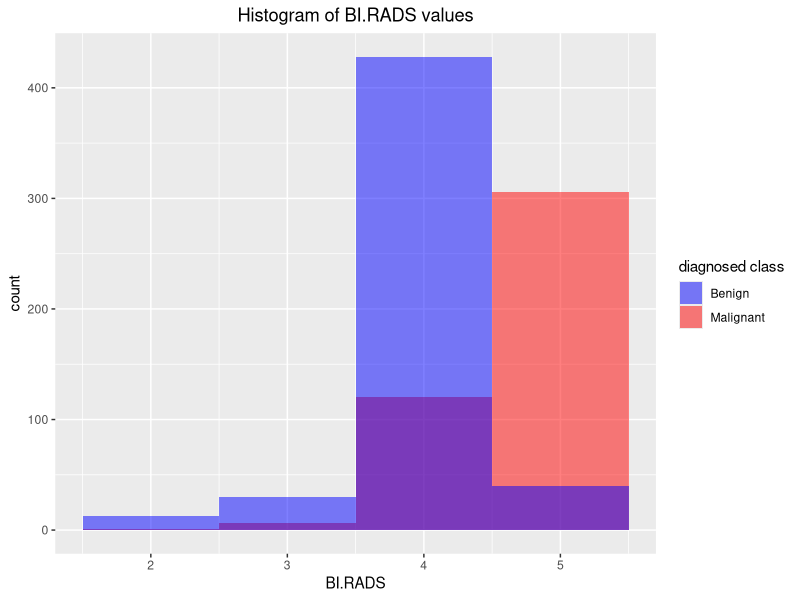
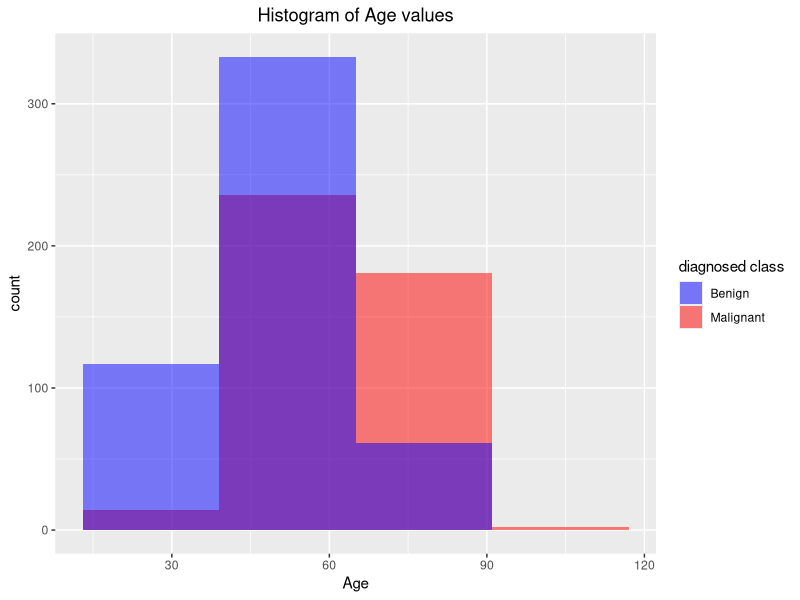
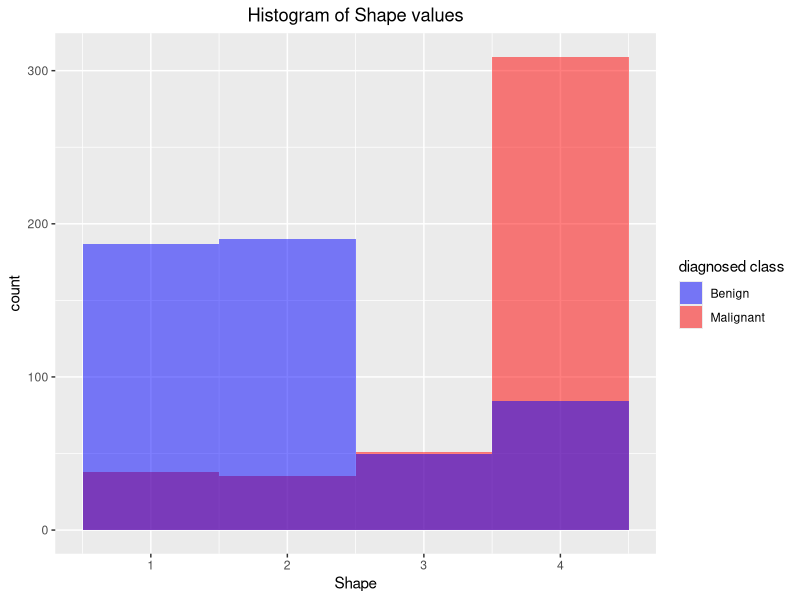
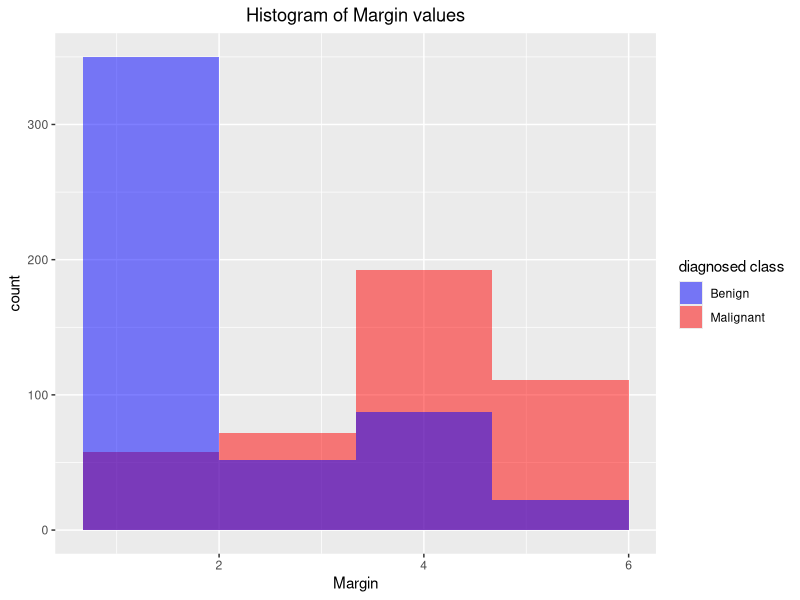
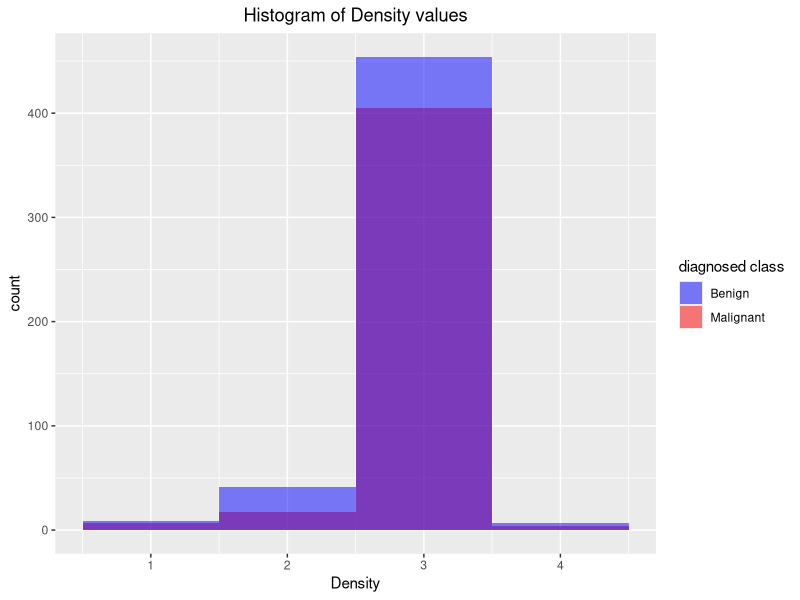
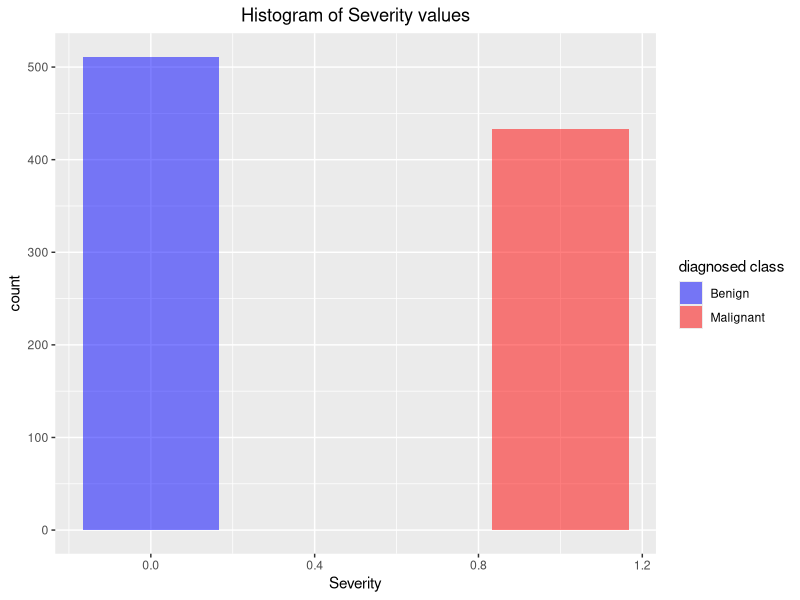
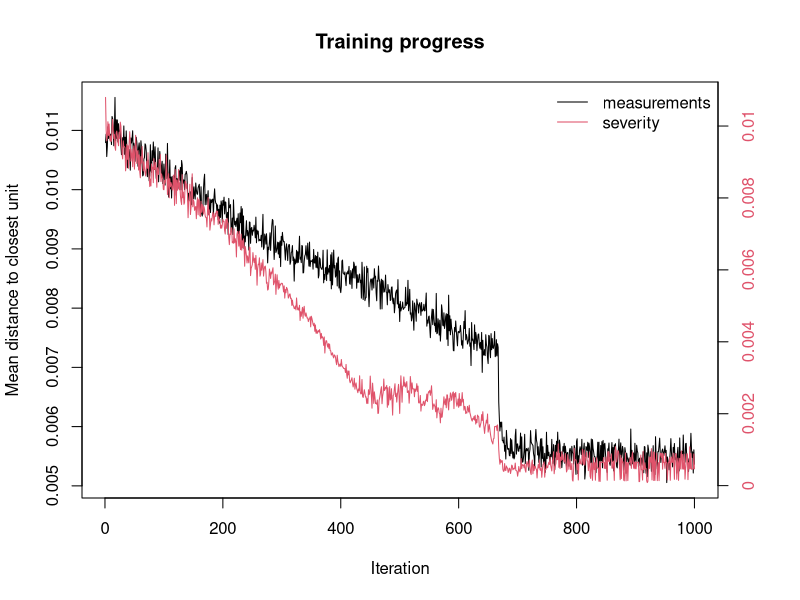
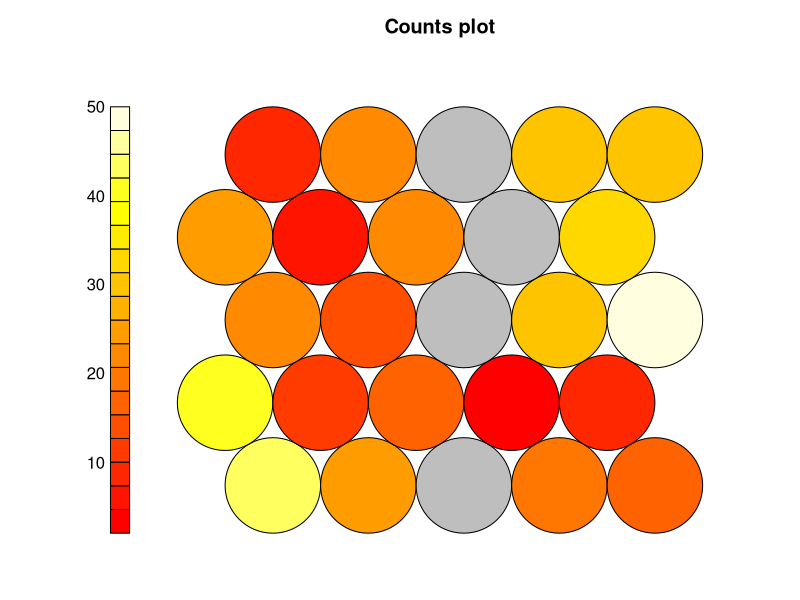

Write the R code that produced these figures, in order.
## ---- chunk 1
cat("\014")
rm(list = ls())
library(dplyr)
library(ggplot2)
library(kohonen)
## ---- chunk 2

dataset <- read.csv("dataset.txt", 
                        header = TRUE, 
                        sep = ",",
                        stringsAsFactors = FALSE)

for (i in 1:5){
  dataset[,i] <- as.numeric(dataset[,i])
}


#Predicting missing values
for(i in 1:5){
  datasetok <- switch(i,dataset[!is.na(dataset$BI.RADS),],
                      dataset[!is.na(dataset$Age),],
                      dataset[!is.na(dataset$Shape),],
                      dataset[!is.na(dataset$Margin),],
                      dataset[!is.na(dataset$Density),])
  datasetna <- switch(i,dataset[is.na(dataset$BI.RADS),],
                      dataset[is.na(dataset$Age),],
                      dataset[is.na(dataset$Shape),],
                      dataset[is.na(dataset$Margin),],
                      dataset[is.na(dataset$Density),])
  model <- switch(i,lm(BI.RADS ~ Severity,data = datasetok,na.action=na.omit),
                  lm(Age ~ Severity*(BI.RADS),data = datasetok,na.action=na.omit),
                  lm(Shape ~ Severity*(Age+BI.RADS),data = datasetok,na.action=na.omit),
                  lm(Margin ~ Severity*(Age+Shape+BI.RADS),data = datasetok,na.action=na.omit),
                  lm(Density ~ Severity*(Age+Shape+Margin+BI.RADS),data = datasetok,na.action=na.omit))
  summary(model)
  dataset[is.na(dataset[,i]),i] <- round(predict(model,datasetna))
}

Malignant <- dataset[dataset$Severity == 1,]
Benign <- dataset[dataset$Severity == 0,]

Benign <- Benign[!(Benign$BI.RADS < 1 | Benign$BI.RADS > 5  | Benign$Shape < 1  | Benign$Shape > 4
                  | Benign$Margin < 1  | Benign$Margin > 5  | Benign$Density < 1  | Benign$Density > 4),]
Malignant <- Malignant[!(Malignant$BI.RADS < 1 | Malignant$BI.RADS > 5  | Malignant$Shape < 1  | Malignant$Shape > 4
                  | Malignant$Margin < 1  | Malignant$Margin > 5  | Malignant$Density < 1  | Malignant$Density > 4),]

numberOfMalignant <- nrow(Malignant)
numberOfBenign <- nrow(Benign)

dataset <- rbind(Malignant,Benign)
traingingData <- rbind(Malignant[1:round(dim(Malignant)[1]/2),],Benign[1:round(dim(Benign)[1]/2),])
testingData <- rbind(Malignant[(round(dim(Malignant)[1]/2)+1):dim(Malignant)[1],],Benign[(round(dim(Benign)[1]/2)+1):dim(Benign)[1],])

## ---- chunk 3

ggplot(Malignant,aes(BI.RADS, fill = "Malignant")) + geom_histogram(bins = 4, alpha = 0.5) + 
  geom_histogram(data = Benign,mapping = aes(BI.RADS, fill = "Benign"),bins = 4, alpha = 0.5) +
  ggtitle("Histogram of BI.RADS values") +
  theme(plot.title = element_text(hjust = 0.5)) +
  scale_fill_manual(name="diagnosed class",values=c(Malignant="red",Benign="blue"))

ggplot(Malignant,aes(Age, fill = "Malignant")) + geom_histogram(bins = 4, alpha = 0.5) + 
  geom_histogram(data = Benign,mapping = aes(Age, fill = "Benign"),bins = 4, alpha = 0.5) +
  ggtitle("Histogram of Age values") +
  theme(plot.title = element_text(hjust = 0.5)) +
  scale_fill_manual(name="diagnosed class",values=c(Malignant="red",Benign="blue"))

ggplot(Malignant,aes(Shape, fill = "Malignant")) + geom_histogram(bins = 4, alpha = 0.5) + 
  geom_histogram(data = Benign,mapping = aes(Shape, fill = "Benign"),bins = 4, alpha = 0.5) +
  ggtitle("Histogram of Shape values") +
  theme(plot.title = element_text(hjust = 0.5)) +
  scale_fill_manual(name="diagnosed class",values=c(Malignant="red",Benign="blue"))

ggplot(Malignant,aes(Margin, fill = "Malignant")) + geom_histogram(bins = 4, alpha = 0.5) + 
  geom_histogram(data = Benign,mapping = aes(Margin, fill = "Benign"),bins = 4, alpha = 0.5) +
  ggtitle("Histogram of Margin values") +
  theme(plot.title = element_text(hjust = 0.5)) +
  scale_fill_manual(name="diagnosed class",values=c(Malignant="red",Benign="blue"))

ggplot(Malignant,aes(Density, fill = "Malignant")) + geom_histogram(bins = 4, alpha = 0.5) + 
  geom_histogram(data = Benign,mapping = aes(Density, fill = "Benign"),bins = 4, alpha = 0.5) +
  ggtitle("Histogram of Density values") +
  theme(plot.title = element_text(hjust = 0.5)) +
  scale_fill_manual(name="diagnosed class",values=c(Malignant="red",Benign="blue"))

ggplot(Malignant,aes(Severity, fill = "Malignant")) + geom_histogram(bins = 4, alpha = 0.5) + 
  geom_histogram(data = Benign,mapping = aes(Severity, fill = "Benign"),bins = 4, alpha = 0.5) +
  ggtitle("Histogram of Severity values") +
  theme(plot.title = element_text(hjust = 0.5)) +
  scale_fill_manual(name="diagnosed class",values=c(Malignant="red",Benign="blue"))

## ---- chunk 4
for (i in 1:5){
  traingingData[,i] <- (traingingData[,i] - min(traingingData[,i]))/(max(traingingData[,i])-min(traingingData[,i]))
  testingData[,i] <- (testingData[,i] - min(testingData[,i]))/(max(testingData[,i])-min(testingData[,i]))
}
## ---- chunk 5

trainingdata = list(measurements = as.matrix(traingingData[,1:5]),
                    severity = as.matrix(traingingData[,6]))

set.seed(303803)
gridNumOfRow = 5
gridNumOfCol = 5
numberOfIterations = 1000
learningRate = c(0.05,0.001)
topology = c("rectangular", "hexagonal")
data_train_matrix <- as.matrix(traingingData)
som_grid <- somgrid(xdim = gridNumOfRow, ydim=gridNumOfCol, topo=topology[2], neighbourhood.fct = "gaussian")
som_model <- supersom(trainingdata, 
		grid=som_grid, 
		rlen=numberOfIterations, 
		alpha=learningRate, 
		keep.data = TRUE)

## ---- chunk 6

# Training progress
plot(som_model, type="changes")

# Node counts
plot(som_model, type="count")

# Node maps
plot(som_model, type="mapping")

# Node quality
plot(som_model, type="quality")

# Neighbor distance
plot(som_model, type="dist.neighbours")

# Node codes
plot(som_model, type="codes")

#- setting the coloring function
coolBlueHotRed <- function(n, alpha = 1) {rainbow(n, end=4/6, alpha=alpha)[n:1]}
pretty_palette <- c("#1f77b4","#ff7f0e","#2ca02c", "#d62728","#9467bd","#8c564b","#e377c2")

c <- som_model$codes 
som_cluster <- cutree(hclust(dist(som_model$codes[[1]])), 2)
plot(som_model, type="mapping", bgcol = pretty_palette[som_cluster], main = "Clusters") 
add.cluster.boundaries(som_model, som_cluster)

# Heatmap for SEVERITY
# plot(som_model,type="property",property = getCodes(som_model)[,6],main=colnames(traingingData)[6])

## ---- chunk 7

testingdata = list(measurements = as.matrix(testingData[,1:5]),
                    severity = as.matrix(testingData[,6]))
som.prediction <- predict(som_model, newdata = testingdata)
resultsTable <- table(testingData[,6],som.prediction$predictions[["severity"]])
sum(diag(resultsTable)) 
resultsTable # <---- Truth table
som.prediction$predictions[["severity"]] #  <---- results for test set

## ---- chunk 8
